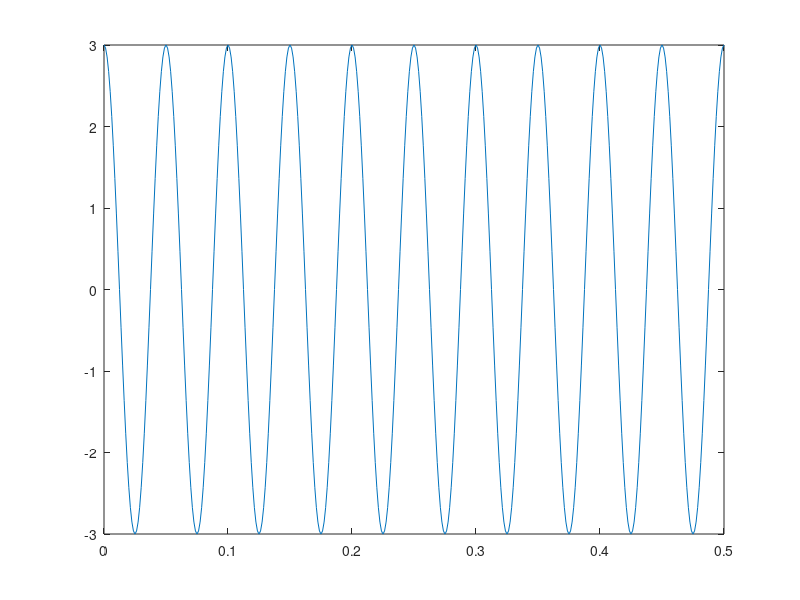

This figure's MATLAB source: (Note: this script raises an error after producing the figure.)
close all;
clear; clc;

f = 20;
fd = f * 40;
td = 1/fd;
tend = 0.5;
phase = 0;
a = 3;
t = 0:td:tend;
s = a*cos(2*pi*f*t+phase);
figure;
plot(t,s);

fmod = 100;
mod = ammod(s, fmod, fd, 5, 5);
figure;
subplot(1,2,1);
plot(t, mod);
subplot(1,2,2);
plot(abs(fft(mod, 1024)));

fmod = 150;
sub_mod = ammod(s, fmod, fd);
figure;
subplot(1,2,1);
plot(t, sub_mod);
subplot(1,2,2);
plot(abs(fft(sub_mod, 1024)));

single_mod = ssbmod(s, fmod, fd);
figure;
subplot(1,2,1);
plot(t, single_mod);
subplot(1,2,2);
plot(abs(fft(single_mod, 1024)));

sign = demod(single_mod, fmod, fd);
figure;
subplot(1,2,1);
plot(t, sign);
subplot(1,2,2);
plot(abs(fft(sign, 1024)));

M = a/5;
kpd = M^2/(M^2+2)